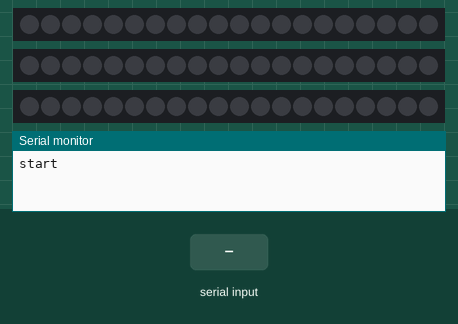
The sketch below on a simulated Arduino Uno, built with avr-gcc and run on an emulated ATmega328P. On the bench: 3 × 20 RGB LEDs in strip order, left to right, the last lines printed to the serial monitor. The inputs (shaded band) are chosen by the test bench. Dim RGB values are drawn brighter than linear; the audio player accepts every command and is not drawn.

Above: at 1.7 s.
1.8 s: "3" received over Serial
At 2.01 s:
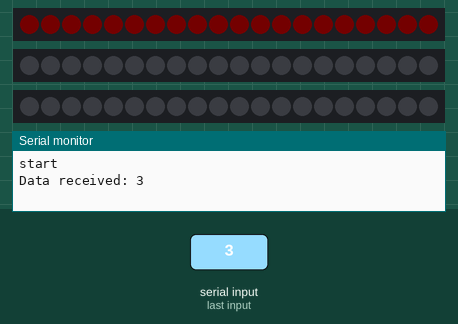
4.3 s: "4" received over Serial
At 4.59 s:
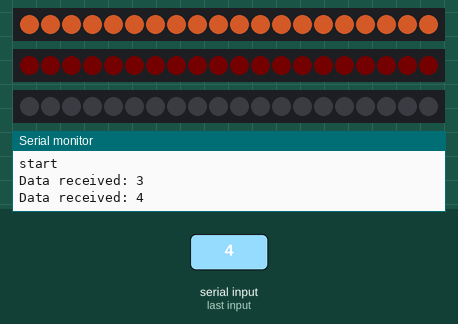
6.9 s: "5" received over Serial
At 7.35 s:
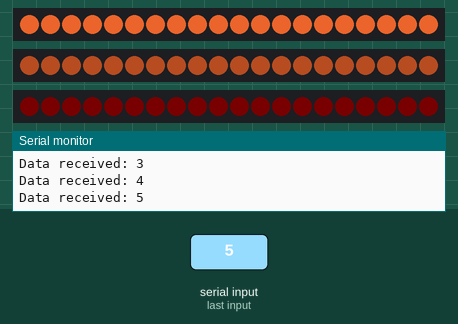
9.7 s: "6" received over Serial
Timing chart, 0 to 12.7 s (numbered marks = the images above; inputs shaded):
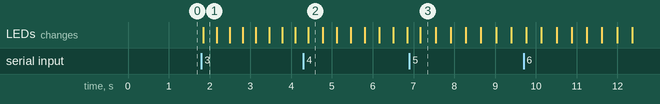

Measured:
- after the input at 1.8 s, the LEDs: change after 0.05 s (image 1)
- after the input at 4.3 s, the LEDs: change after 0.12 s (image 2)
- after the input at 6.9 s, the LEDs: change after 0.27 s (image 3)

The sketch:

231004_alternate_dfplayer.ino
```cpp
#include <SoftwareSerial.h>
#include <DFRobotDFPlayerMini.h>
#include "lights01.h"

const uint8_t PROGMEM gamma8[] = {
  0, 0, 0, 0, 0, 0, 0, 0, 0, 0, 0, 0, 0, 0, 0, 0,
  0, 0, 0, 0, 0, 0, 0, 0, 0, 0, 0, 0, 1, 1, 1, 1,
  1, 1, 1, 1, 1, 1, 1, 1, 1, 2, 2, 2, 2, 2, 2, 2,
  2, 3, 3, 3, 3, 3, 3, 3, 4, 4, 4, 4, 4, 5, 5, 5,
  5, 6, 6, 6, 6, 7, 7, 7, 7, 8, 8, 8, 9, 9, 9, 10,
  10, 10, 11, 11, 11, 12, 12, 13, 13, 13, 14, 14, 15, 15, 16, 16,
  17, 17, 18, 18, 19, 19, 20, 20, 21, 21, 22, 22, 23, 24, 24, 25,
  25, 26, 27, 27, 28, 29, 29, 30, 31, 32, 32, 33, 34, 35, 35, 36,
  37, 38, 39, 39, 40, 41, 42, 43, 44, 45, 46, 47, 48, 49, 50, 50,
  51, 52, 54, 55, 56, 57, 58, 59, 60, 61, 62, 63, 64, 66, 67, 68,
  69, 70, 72, 73, 74, 75, 77, 78, 79, 81, 82, 83, 85, 86, 87, 89,
  90, 92, 93, 95, 96, 98, 99, 101, 102, 104, 105, 107, 109, 110, 112, 114,
  115, 117, 119, 120, 122, 124, 126, 127, 129, 131, 133, 135, 137, 138, 140, 142,
  144, 146, 148, 150, 152, 154, 156, 158, 160, 162, 164, 167, 169, 171, 173, 175,
  177, 180, 182, 184, 186, 189, 191, 193, 196, 198, 200, 203, 205, 208, 210, 213,
  215, 218, 220, 223, 225, 228, 231, 233, 236, 239, 241, 244, 247, 249, 252, 255
};

SoftwareSerial softSerial(10, 11);  // RX, TX for DFPlayer
DFRobotDFPlayerMini myDFPlayer;
long timer = 0;
int internalSequenceState = 0;
#define POT_PIN A0  // Define the analog pin where the potentiometer is connected
int instantOffOnSpeed = 0;
// light colour value

const long intervalRoof = 1000;        // the time we wait after roof lights fade down
const long intervalFirstFloor = 1000;  // the time we wait after first floor lights fade down
//const long intervalGround = 13000;      // the time we wait after ground lights fade down

int r = 254;  //255
int g = 165;  //77
int b = 0;
int w = 150;  //32
int i = 0;

// Global variable to control fading
bool isFadingGround = false;
bool isFadingFirstFloor = false;
bool isFadingTopFloor = false;

Lights groundLights(20, 5, gamma8[r], gamma8[g], gamma8[b], gamma8[w], 1);      //26 (actual pin) //7
Lights firstFloorLights(20, 7, gamma8[r], gamma8[g], gamma8[b], gamma8[w], 1);  //26 (actual pin) //7
Lights topFloorLights(20, 6, gamma8[r], gamma8[g], gamma8[b], gamma8[w], 1);    //26 (actual pin) //7

void setup() {
  Serial.begin(9600);      // Start serial communication at 9600 bps
  softSerial.begin(9600);  // Start the software serial for DFPlayer
  Serial.println("start");
  groundLights.setup();
  firstFloorLights.setup();
  topFloorLights.setup();


   if (!myDFPlayer.begin(softSerial)) {
    //Serial.println("Initialization of DFPlayer failed!");
    while (true)
      ;
    }
    //Serial.println("DFPlayer initialized!");

    myDFPlayer.volume(20);  // Set volume
}

void loop() {

  if (Serial.available()) {        // Check if data is available to read from the serial port
    char command = Serial.read();  // Read the incoming byte as char

    Serial.println("Data received: " + String(command));  // Feedback on what data is received

    switch (command)
    {
      case '1':
        {
          myDFPlayer.play(1);  // Play track 1
          delay(100);          // delay for 100ms
          break;
        }
      case '2':
        {
          myDFPlayer.stop();  // Stop playing
          delay(100);         // delay for 100ms
          break;
        }
      case '3':
        {
          int i = 0;
          for (i = 0; i < 20; i = i + 1)  // fade lights on the ground floor only
          {
            groundLights.fadeUpStart(i, 1);
          }
          isFadingGround = true;
          break;
        }

      case '4':
        {
          i = 0;
          for (i = 0; i < 20; i = i + 1)  // fade lights on the ground floor only
          {
            firstFloorLights.fadeUpStart(i, 1);
          }
          isFadingFirstFloor = true;
          break;
        }
      case '5':
        {
          i = 0;
          for (i = 0; i < 20; i = i + 1)  // fade lights on the ground floor only
          {
            topFloorLights.fadeUpStart(i, 1);
          }
          isFadingTopFloor = true;
          break;
        }

      case '6':  // Starting the sequential fade-down process
        {
          Serial.println("fade off lights triggered");
          if (internalSequenceState == 0) {
            timer = millis();
            internalSequenceState = 1;
          }
          break;
        }
      case '7':
        {
          for (i = 0; i < 20; i = i + 1)  // fade lights on the ground floor only
          {
            groundLights.instantOn(i);
            firstFloorLights.instantOn(i);
            topFloorLights.instantOn(i);
          }
          break;

        }

      case '8':
        {
          for (i = 0; i < 20; i = i + 1)  // fade lights on the ground floor only
          {
            groundLights.instantOff(i);
            firstFloorLights.instantOff(i);
            topFloorLights.instantOff(i);
          }
          break;

        }

    }
  }

  // Place this just below the entire switch block

  if (internalSequenceState == 1 && millis() - timer >= intervalRoof) {
    for (int i = 0; i < 20; i++) {
      topFloorLights.fadeDownStart(i, 1);
      firstFloorLights.fadeDownStart(i, 1);
      groundLights.fadeDownStart(i, 1);
    }

    isFadingTopFloor = true;
    isFadingFirstFloor = true;
    isFadingGround = true;
    timer = millis();  // Reset timer
  }

  // This part continuously updates the fading process
  if (isFadingGround) {
    bool done = groundLights.lightSequence();
    if (done) {
      isFadingGround = false;  // End the fading process once done
      internalSequenceState = 0;

    }
  }

  if (isFadingFirstFloor) {
    bool done = firstFloorLights.lightSequence();
    if (done) {
      isFadingFirstFloor = false;  // End the fading process once done
      internalSequenceState = 0;

    }
  }
  if (isFadingTopFloor) {
    bool done = topFloorLights.lightSequence();
    if (done) {
      isFadingTopFloor = false;  // End the fading process once done
      internalSequenceState = 0;

    }
  }
}
```

lights01.h
```cpp
#include "Arduino.h"
#include <Adafruit_NeoPixel.h>

//#define DATA light  26


#define MinBrightness 0    //value 0-255
#define MaxBrightness 255  //value 0-255
#define MAX_LEDS 20


class Lights
{
  public:
    int numberofPixels; // total pixels on strip
    int dataPinLight;  // which digi pin
    int pixelID; // pin id for turning on lights on certain strips
    int durationFade;
    int rVal;   //255, 77, 0, 32,
    int gVal;
    int bVal;
    int wVal;
    int currentValue[MAX_LEDS];  // stores the current brightness of the pixel
    int gotoValue[MAX_LEDS];  // stores the destination position of the pixel
    int durationFadeTime[MAX_LEDS];
    unsigned long LastFadeTime[MAX_LEDS];
    int pixelfadeSpeed; // the speed at which the fading occurs

    unsigned long LightstartTime;       // you set this to millis() when you want it to start, i.e. when the sensor triggers (just once though)

    //DECLARE THE STRIPS FOR THE HOUSE, FIREPLACE AND THE PARENTS BEDROOM
    Adafruit_NeoPixel* stripLights; // initialise strip outside of constructor as public make strip a pointer


    //CONSTRUCTOR  list of variables you want to define outside the class in the main script
    Lights(int _numberofPixels, int _dataPinLight, int _rVal, int _gVal, int _bVal, int _wVal, int _pixelfadeSpeed) // call this function in the main script, this becomes an instance of the Lights constructor
    {
      numberofPixels = _numberofPixels;
      dataPinLight = _dataPinLight;
      rVal = _rVal;
      gVal = _gVal;
      bVal = _bVal;
      wVal = _wVal;
      pixelfadeSpeed = _pixelfadeSpeed;
      stripLights = new Adafruit_NeoPixel(numberofPixels, dataPinLight, NEO_GRBW + NEO_KHZ800);

      for (uint16_t i = 0; i < numberofPixels; i++) // initialise the values of the pixels to 0
      {
        currentValue[i] = 0;
        gotoValue[i] = 0;
        durationFadeTime[i] = 0;
        LastFadeTime[i] = 0;
      }
    }

    void setup()
    {

      // put your setup code here, to run once:
      stripLights->begin(); // Setup LED strip and set brightness

      for (uint16_t i = 0; i < numberofPixels; i++)
      {
        stripLights->setPixelColor(i, 0, 0, 0, 0);
      }

      stripLights->setBrightness(MaxBrightness); // always have the brightness set to 255

      stripLights->show(); // Initialize all pixels to 'off'

    }

    void fadeUpStart(int pixelID, int durationFade)
    {
      //Serial.println("fade up begin");
      gotoValue[pixelID] = 255;  // the value the lights should go to when they fade up
      durationFadeTime[pixelID] = durationFade;
    }

    void fadeDownStart(int pixelID, int durationFade)
    {
      //Serial.println("fade down begin");
      gotoValue[pixelID] = 0;  // the value the lights should go to when they fade down
      durationFadeTime[pixelID] = durationFade;
    }

    void instantOn(int pixelID)
    {

      // Set the pixel to full brightness with the color white
      stripLights->setPixelColor(pixelID, stripLights->Color(rVal, gVal, bVal, wVal));
      // Update the strip to actually turn on the LEDs
      stripLights->show();

    }

    void instantOff(int pixelID)
    {

      // Turn off the pixel
      stripLights->setPixelColor(pixelID, stripLights->Color(0, 0, 0, 0));
      // Update the strip to turn off the LED
      stripLights->show();

    }

    // currentValue/fadeduration
    bool lightSequence()
    {
      /*for (uint16_t i = 0; i < numberofPixels; i++) {
        Serial.print(gotoValue[i]);
        Serial.print("/");
        Serial.print(currentValue[i]);
        Serial.print(" ");
        }
        Serial.println();*/


      for (uint16_t i = 0; i < numberofPixels; i++)
      {
        if (millis() - LastFadeTime[i] > durationFadeTime[i]) // durationofFadeTime is the interval at which I want each fadeup step to happen (in this case 1sec or whatever durationfadetime is set too)
        {

          if (currentValue[i] < gotoValue[i])
          {
            currentValue[i] += pixelfadeSpeed;
            if (currentValue[i] >= gotoValue[i] )
            {
              currentValue[i] = gotoValue[i];
            }
            //Serial.println("fade upper");
          }

          if (currentValue[i] > gotoValue[i])
          {
            currentValue[i] -= pixelfadeSpeed;

            if (currentValue[i] <= gotoValue[i])
            {
              currentValue[i] = gotoValue[i];
            }
            //Serial.println("fade downer");
          }

          //Serial.println(currentValue[i]);
          stripLights->setPixelColor(i, currentValue[i] * rVal / 255, currentValue[i] * gVal / 255, currentValue[i] * bVal / 255, currentValue[i] * wVal / 255); //warm white
          stripLights->show();
          LastFadeTime[i] = millis();

        }
      }
      ///checker: check if the final gotovalue is reached then return true
      bool done = true;
      for (uint16_t i = 0; i < numberofPixels; i++)
      {
        if (currentValue[i] != gotoValue[i])
          done = false;
      }

      return done;
    }

};
```
